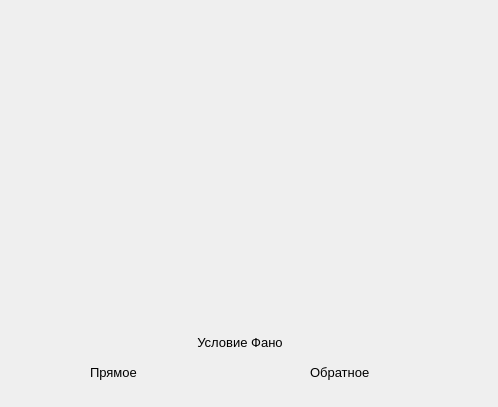
<?xml version="1.0" encoding="UTF-8"?>
<ui version="4.0">
 <class>Form_tree</class>
 <widget class="QWidget" name="Form_tree">
  <property name="geometry">
   <rect>
    <x>0</x>
    <y>0</y>
    <width>498</width>
    <height>407</height>
   </rect>
  </property>
  <property name="windowTitle">
   <string>Дерево кодировки</string>
  </property>
  <widget class="QLabel" name="label">
   <property name="geometry">
    <rect>
     <x>160</x>
     <y>330</y>
     <width>160</width>
     <height>25</height>
    </rect>
   </property>
   <property name="font">
    <font>
     <pointsize>10</pointsize>
    </font>
   </property>
   <property name="text">
    <string>Условие Фано</string>
   </property>
   <property name="textFormat">
    <enum>Qt::AutoText</enum>
   </property>
   <property name="alignment">
    <set>Qt::AlignCenter</set>
   </property>
  </widget>
  <widget class="QLabel" name="label_2">
   <property name="geometry">
    <rect>
     <x>90</x>
     <y>360</y>
     <width>160</width>
     <height>25</height>
    </rect>
   </property>
   <property name="font">
    <font>
     <pointsize>10</pointsize>
    </font>
   </property>
   <property name="text">
    <string>Прямое</string>
   </property>
   <property name="textFormat">
    <enum>Qt::AutoText</enum>
   </property>
   <property name="alignment">
    <set>Qt::AlignLeading|Qt::AlignLeft|Qt::AlignVCenter</set>
   </property>
  </widget>
  <widget class="QLabel" name="label_3">
   <property name="geometry">
    <rect>
     <x>310</x>
     <y>360</y>
     <width>160</width>
     <height>25</height>
    </rect>
   </property>
   <property name="font">
    <font>
     <pointsize>10</pointsize>
    </font>
   </property>
   <property name="text">
    <string>Обратное</string>
   </property>
   <property name="textFormat">
    <enum>Qt::AutoText</enum>
   </property>
   <property name="alignment">
    <set>Qt::AlignLeading|Qt::AlignLeft|Qt::AlignVCenter</set>
   </property>
  </widget>
 </widget>
 <resources/>
 <connections/>
</ui>
